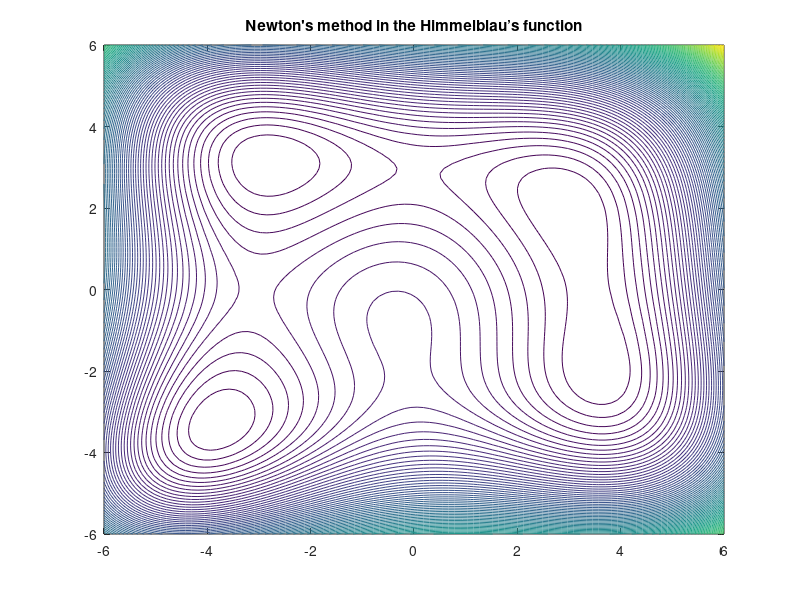

Recreate this plot in MATLAB. (Note: this script raises an error after producing the figure.)
% Rodrigo de Lera de las Heras 100452323
% Jorge Lázaro Ruiz 100452172
% Camino Rodríguez Pérez-Carral 100445091

clear;
clc;

%contour plot of the Himmelblau’s function
x = linspace(-6,6);
y = linspace(-6,6);%in the square[-6,6]
[X,Y] = meshgrid(x,y);
Z = (X.^2 + Y -11).^2 + (X+Y.^2 -7).^2;
contour(X,Y, Z,100)
title("Newton's method in the Himmelblau’s function");
hold on

%grid search
fprintf('Wait a second, we are working on the grid search...\n');

for i = -6:0.12:6
    for j=-6:0.12:6
        pointforGS = [i,j]; %get a point i, j
        xGridSearch = functionGridSearch(pointforGS); %the functionGridSearch takes the x of the point it converges to
        xGridSearch = round(xGridSearch, 6); %we round it to 6 decimals so that there is no problem comparing it with the extrema
        switch xGridSearch
            %minima:
            case 3
                hold on
                plot(i,j, '--.r')
            case -2.805118
                hold on
                plot(i,j, '--.b')
            case -3.779310
                hold on
                plot(i,j, '--.g')
            case 3.584428
                hold on
                plot(i,j, '--.y')
            %maxima
            case -0.270845
                hold on
                plot(i,j, '--.m')
            %saddle points
            case {-3.073026, 3.385154, -0.127961, 0.086678}
                hold on
                plot(i,j, '--.c')
        end
    end
end
hold off

%points
x1 = [7,7];
x2 = [27.18,0];
x3 = [0.628,318];
%we ask the user to select a point
point = input('Select a point: \n1.(-6,-6), \n2.(0.04, 3.09) \n3.(3.01, 3.03)\n4. Exit\n');
while point ~= 4 %goes on and on until exit is pressed
    %and then work on the three cases
    switch point
        case 1
            v1 = funcionNewton(x1);
            fprintf('(a) How many iterations does it take for the method to stop/converge?\n');
            whatIsIt(v1(1),v1(2),v1(3));
            fprintf('(b) What is the condition number of the Jacobian matrix at each step?\n');
            printCd(v1);
        case 2
            v2 = funcionNewton(x2);
            fprintf('(a) How many iterations does it take for the method to stop/converge?\n');
            whatIsIt(v2(1),v2(2),v2(3));
            fprintf('(b) What is the condition number of the Jacobian matrix at each step?\n');
            printCd(v2);
        case 3
            v3 = funcionNewton(x3);
            fprintf('(a) How many iterations does it take for the method to stop/converge?\n');
            whatIsIt(v3(1),v3(2),v3(3));
            fprintf('(b) What is the condition number of the Jacobian matrix at each step?\n');
            printCd(v3);
    end
    point = input('Select a point: \n1.(-6,-6), \n2.(0.04, 3.09) \n3.(3.01, 3.03)\n4. See answers to questions and exit\n');
end

%we answer the rest of the questions
fprintf('From your observations about these 3 points, is the process well-conditioned as a whole? \nWe have seen that the condition numbers for these points were always\nvery close to 1. Based on these three, it is well-conditioned.\n');

%setting up some tables that will help illustrate our conclusions
        StartingPoint = ["(-7,7)";"(0,-1000)";"(-2000,-9000)";"(-1618,0)";"(27.18,0)";"(0.628,318)";"(7,7)"]
        ConvergesTo = ["(-2.805118,3.131313)";"(3.584428,-1.848127)";"(-3.779310,-3.283186)";"(-2.805118,3.131313)";"(3.584428,-1.848127)";"(-2.805118,3.131313)";"(3,2)"];
        IterationsNeeded = ["8";"21";"25";"21";"11";"17";"8"];
        Condition = ["Well-conditioned";"Ill-conditioned";"Ill-conditioned";"Ill-conditioned";"Ill-conditioned";"Ill-conditioned";"Ill-conditioned"]
        
        tOutside = table(StartingPoint,ConvergesTo,IterationsNeeded,Condition);
fprintf('(1) What happens if the point’s orbit does, at some step, leave the square [−6, 6] × [−6, 6]? \n       To test this, we placed the initial point outside of this range.\nNo matter how far we placed it, the method always converged to a minimum. The only\ndifference was that it took more iterations, which was to be expected as some of these initial\napproximations were very off.\n');
disp(tOutside)
fprintf('(2) What happens near the crest of the hill in the middle of the square? (Observe the plotted function) \n       Looking at the results of the grid search, we see that the points closer to the hill converge to\nthe maximum point of the function. This can be expected since we are using Newton’s method\nwith an approximation very close to this critical point. If we move away from the crest of the\nhill, the points start to converge to the saddle, as can be seen in the figure.\n');
fprintf('(3) What criteria did you choose for stopping? \nWe decided to use the distance to a given value as our stopping criterion, in this case, we\n established that the difference between the value of the function and 0 is less than 10^-6. We\nchose this number because the minima in the Himmelblau function are usually represented\nwith six decimal figures, so we thought matching this precision would be correct.\nAt first, we also thought about adding a stopping criterion based on a maximum\nnumber of iterations, but after trying our algorithm with a big number of points, it rarely\nsurpassed 20 iterations, so we concluded that establishing a maximum number of iterations\nwas not necessary.');

%functions

function[vfinal] = funcionNewton(x) %recieves a vector containing the x and y of a point, and applies newton's method to it.
%It returns a vector with the point it converges to, the number of iterations, and the conditions numbers
fprintf("Applying Newton-Raphson to (%.6f,%.6f)\n", x(1), x(2));
%we made the calculations by hand because this way the program is a lot faster
f = [4*x(1)*((x(1)^2)+x(2)-11)+2*(x(1)+(x(2)^2)-7),2*((x(1)^2)+x(2)-11)+4*x(2)*(x(1)+(x(2)^2)-7)]; %Gradient of the Himmelblau function
counter = 0; %This will count the iterations needed
while (abs(f(1))+abs(f(2))>10^(-6)) %Our tolerance will be 10^-6
    f = [4*x(1)*((x(1)^2)+x(2)-11)+2*(x(1)+(x(2)^2)-7),2*((x(1)^2)+x(2)-11)+4*x(2)*(x(1)+(x(2)^2)-7)];
    J = [12*(x(1)^2)+4*x(2)-42,4*x(1)+4*x(2);4*x(1)+4*x(2),12*(x(2)^2)+4*x(1)-26]; %Jacobian matrix of f
    M = inv(J);
    prevF = f; %This is f(x^k-1)
    prev = x; %This is x^k-1
    x = transpose(prev) - M*(transpose(prevF)); % x^k = (x^k-1) -  J^-1(x^k-1) * f(x^k-1)
    x = transpose(x); %In the previous step we needed to transpose the vectors in order to perform correct matrix multiplication, and this line of code reverts it to horizontal form
    counter = counter +1; %update the counter
    
    %now we calculate the condition number of the jacobian matrix
    eigJ = eig(J); %calcualte the eigenvalues
    eigJ = abs(eigJ); %vector of eigenvalues in absolute value
    k = (max(eigJ(1),eigJ(2)))/(min(eigJ(1),eigJ(2))); %calculate the condition number k
    vk(counter) = k; %store that value in a vector
end
%we create and fill the vector it returns
vfinal(1) = counter; %first the iterations
vfinal(2) = x(1); %then the x of the point it converges to
vfinal(3) = x(2); %and the y
for i=1:counter
    vfinal(i+3)=vk(i); %and then fill it with the condition number at each step
end
end

function whatIsIt(i,x,y) %it receives a point(the point where it converged) and the number of iterations and datermines and print what that point is
    z = round((x^2+y-11)^2 + (x+y^2-7)^2,6); % Due to round-off errors, z is not exactly 0, we fix this by rounding it to 6 decimal places (the same precision has been used everywhere else in the exercise);
    if z == 0 %the minimum points of the Himmelblau function have z = 0
        fprintf("The method converges to the global minimum (%.6f,%.6f) in %d iterations.\n", x, y, i);
    elseif round(z,4) == 181.6165 %this is the only local maximum of the function. It is rounded to 4 decimal places because that is the precision where we stop having roundoff errors
        fprintf("The method converges to the local maximum (%.6f,%.6f) in %d iterations.\n", x, y, i);
    else %it is a saddle
        fprintf("The method converges to (%.6f,%.6f) in %d iterations, but the point is not an extremum, it is a saddle.\n", x, y, i);
    end
end

function[result] = functionGridSearch(x) %recieves a vector containing the x and y of a point, and applies newton's method to it.
%It returns the x of the point it converges to. It is a simpler version of
%the functionNewton
f = [4*x(1)*((x(1)^2)+x(2)-11)+2*(x(1)+(x(2)^2)-7),2*((x(1)^2)+x(2)-11)+4*x(2)*(x(1)+(x(2)^2)-7)]; %Gradient of the Himmelblau function
while (abs(f(1))+abs(f(2))>10^(-6)) %Our tolerance will be 10^-6
    f = [4*x(1)*((x(1)^2)+x(2)-11)+2*(x(1)+(x(2)^2)-7),2*((x(1)^2)+x(2)-11)+4*x(2)*(x(1)+(x(2)^2)-7)];
    J = [12*(x(1)^2)+4*x(2)-42,4*x(1)+4*x(2);4*x(1)+4*x(2),12*(x(2)^2)+4*x(1)-26];
    M = inv(J);
    prevF = f; %This is f(x^k-1)
    prev = x; %This is x^k-1
    x = transpose(prev) - M*(transpose(prevF)); % x^k = (x^k-1) -  J^-1(x^k-1) * f(x^k-1)
    x = transpose(x); %In the previous step we needed to transpose or vectors in order to perform correct matrix multiplication, and this line of code reverts it to horizontal form
end
result = x(1); %we return the x of the point it converges to
end

function printCd(vect) %it prints the condition numbers that were stored in a vector
    len = length(vect);
    disp('Condition number at each iteration: ');
    for i = 4:len
        fprintf('%.6f, ', vect(i));
    end
    if max(vect(4:len)) > 1.5 %1.5 chosen arbitrarily, it seems like a good place to draw the line between a good and a bad condition number for this exercise
        fprintf('\nThis method is ill-conditioned for this point.\nThe worst condition number is %.6f, and the best one is %.6f', max(vect(4:len)), min(vect(4:len)));
    else
        fprintf('\nThis method is well-conditioned for this point.\nThe worst condition number is %.6f, and the best one is %.6f', max(vect(4:len)), min(vect(4:len)));
    end
    fprintf('\n');
end

